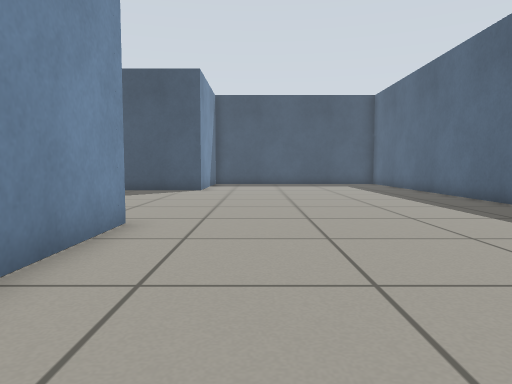
[1] (above)

13 first-person views from a walk through a Gazebo world. The camera is 0.5 m above the floor, tilts 4° down and sees 70° across. The floor is counted in squares, 0.5 m on a side. Each view is taken from the middle of a square. On the plan, view 1 faces up. The plan holds only what a view shows up to about 13 squares ahead; the rest is blank.

[2]
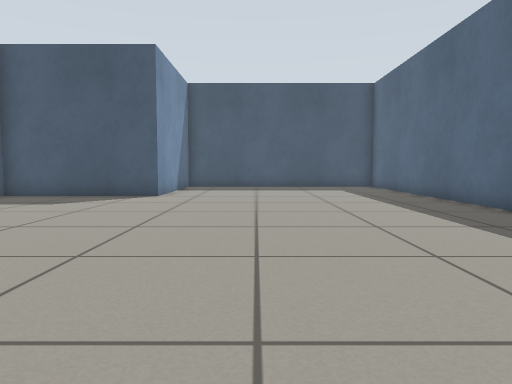

[3]
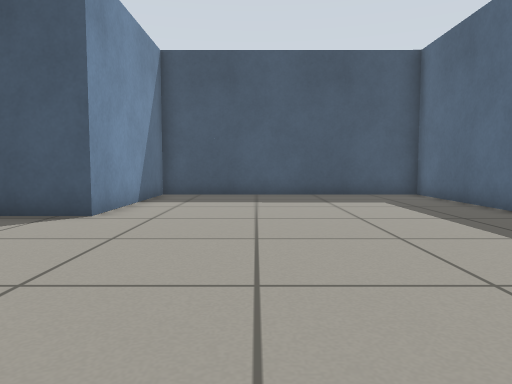

[4]
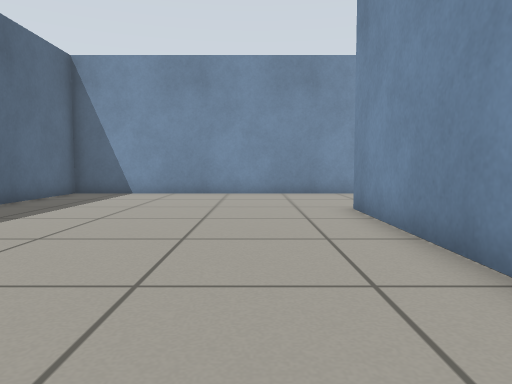

[5]
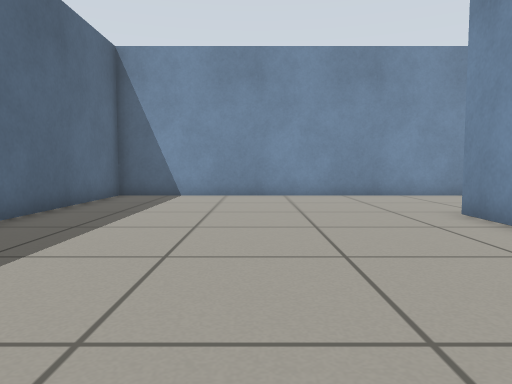

[6]
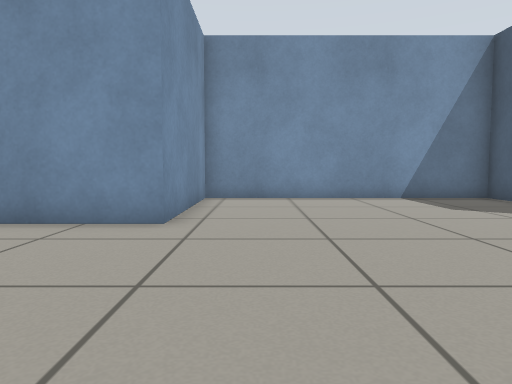

[7]
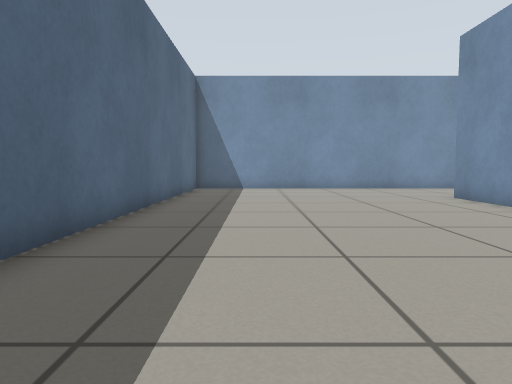

[8]
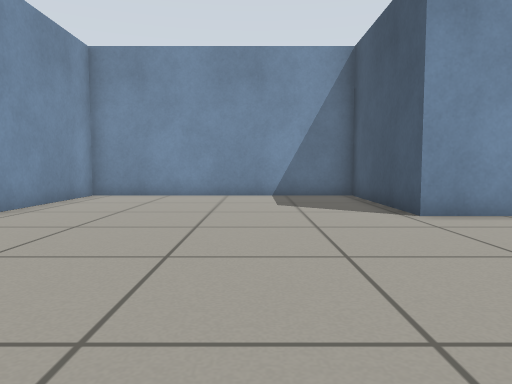

[9]
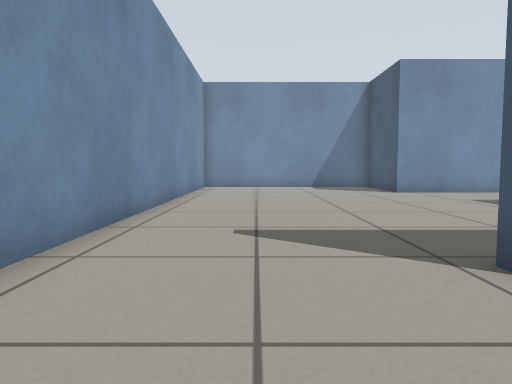

[10]
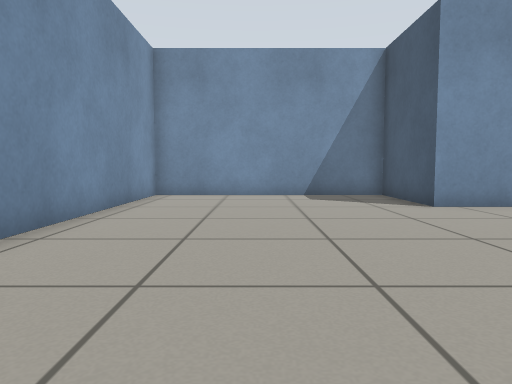

[11]
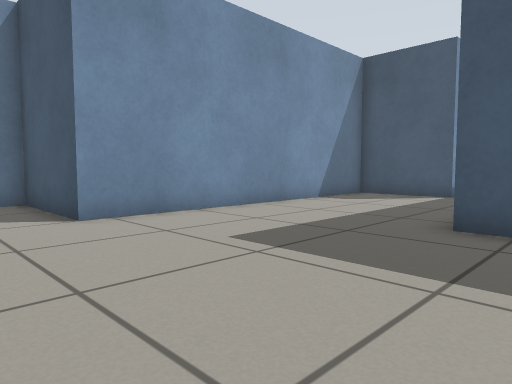

[12]
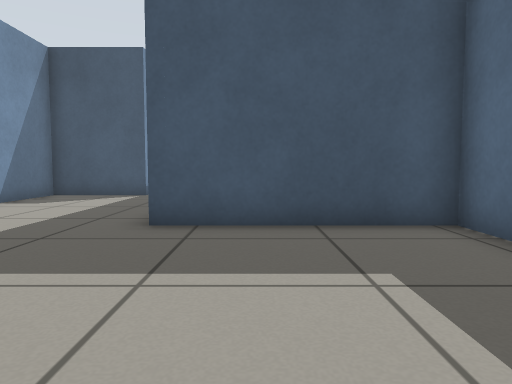

[13]
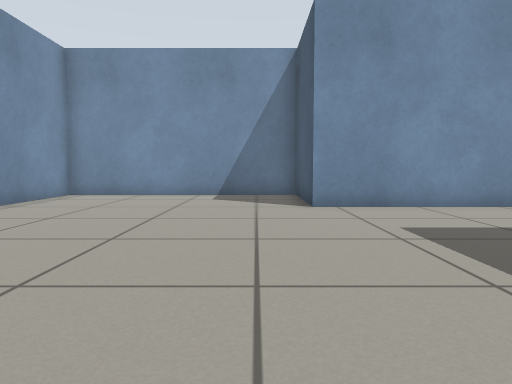

### Floor plan
Ten units are one square. View 1 is at (0, 0); x grows to the right and y downward. Boxes are objects, and circles mark ways between rooms. Rooms are numbered by the first view taken in them; rooms with no view inside come last. Other rooms are left out.
<svg viewBox="-172 -214 244 274">
<path fill="none" stroke="#000" d="M67 -95 67 -209 -23 -209 -23 -153 -75 -153 -75 -64 -23 -64 -23 6M-25 55 67 55 67 -72M-26 -48 -26 -61 -79 -61M-98 -130 -98 -126 -130 -126 -130 -24 -167 -24 -167 55 -25 55"/>
<circle cx="-30" cy="30" r="3" fill="#2a7"/>
<text x="10" y="-80">1</text>
<text x="-100" y="-10">2</text>
</svg>
Room 1 opens to room 2.

Where each view was taken, in squares from view 1:
view 1: 0 up, 0 right, facing up
view 2: 3 up, 1 right, facing up
view 3: 8 up, 1 right, facing up
view 4: 8 up, 0 right, facing down
view 5: 7 up, 2 right, facing down
view 6: 8 up, 4 right, facing left
view 7: 11 up, 4 right, facing down
view 8: 12 up, 5 right, facing left
view 9: 3 down, 1 right, facing left
view 10: 2 down, 4 left, facing left
view 11: 0 up, 6 left, facing up-left
view 12: 0 up, 6 left, facing up
view 13: 1 up, 4 left, facing left
